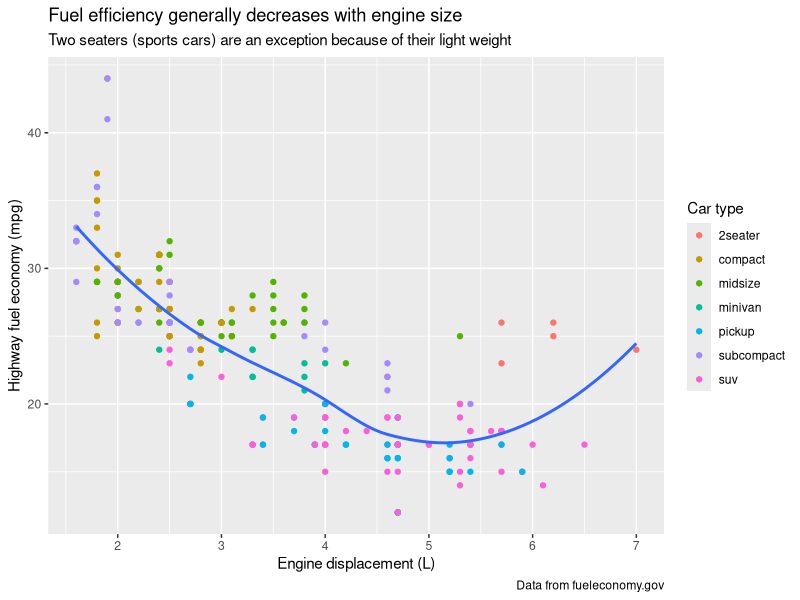
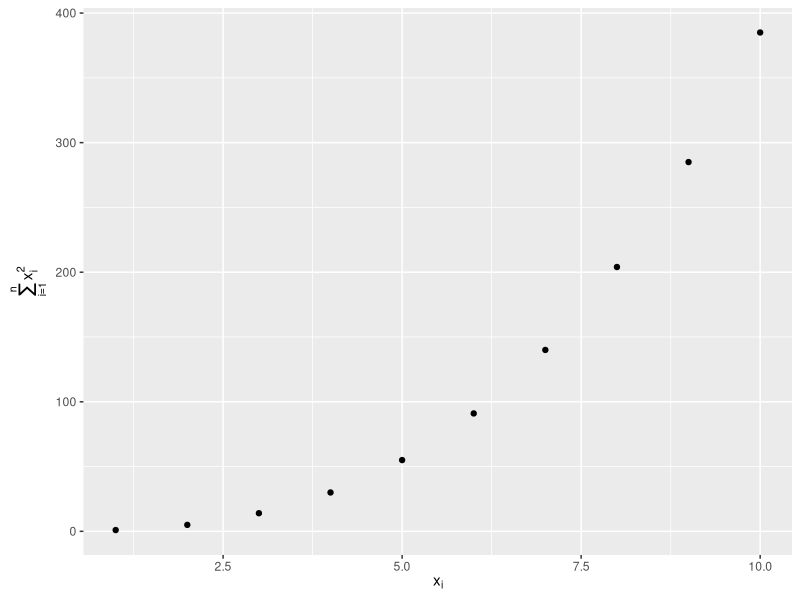
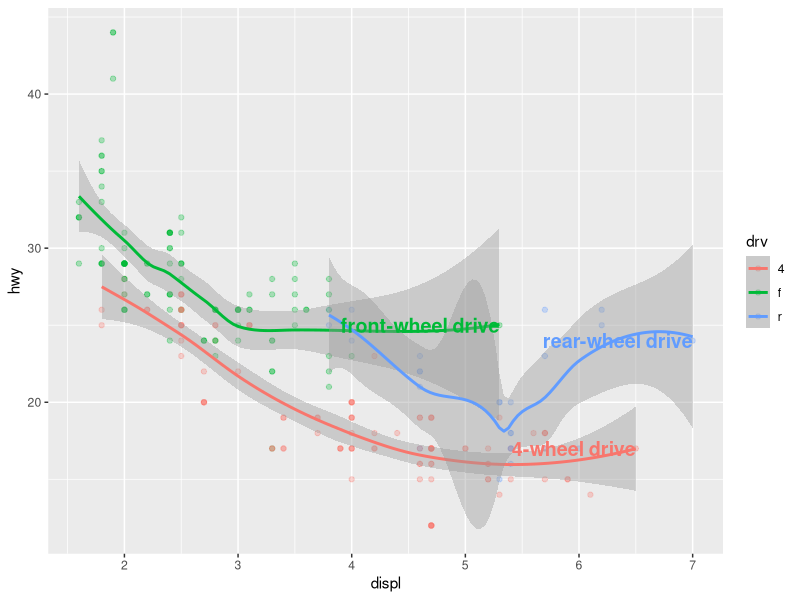
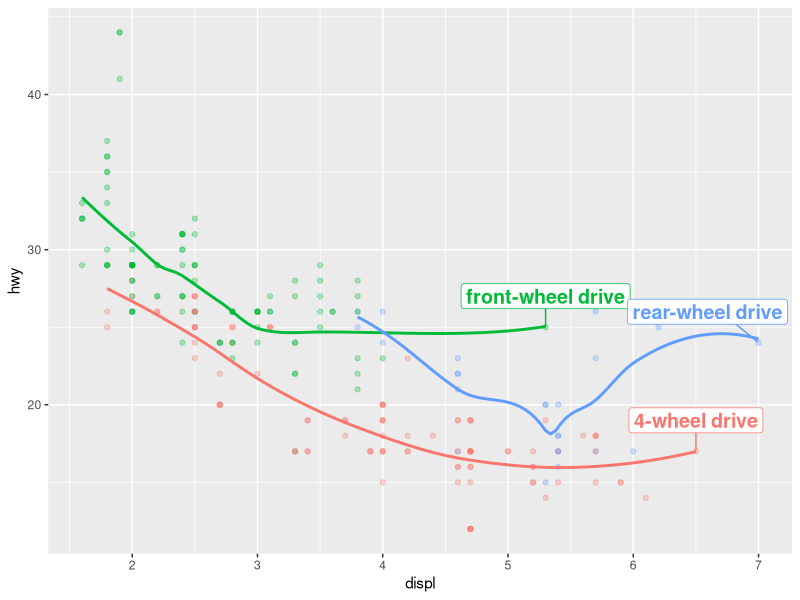
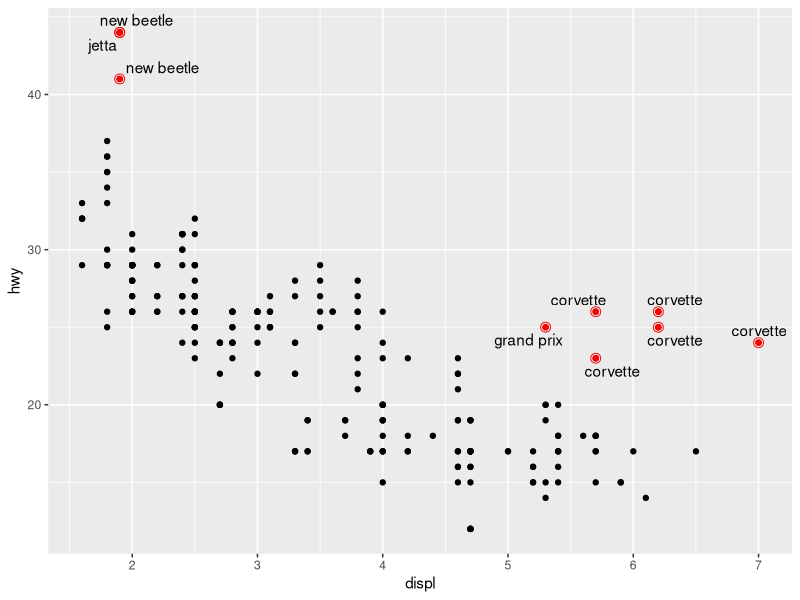
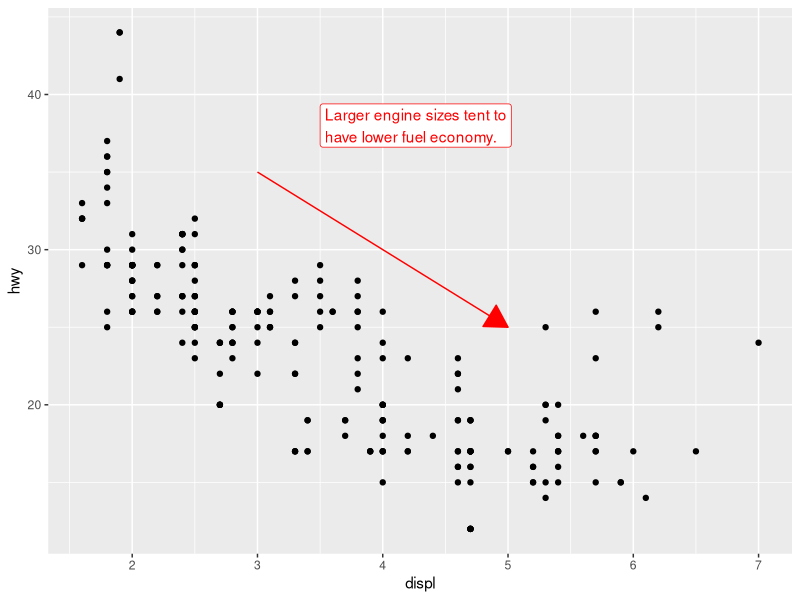
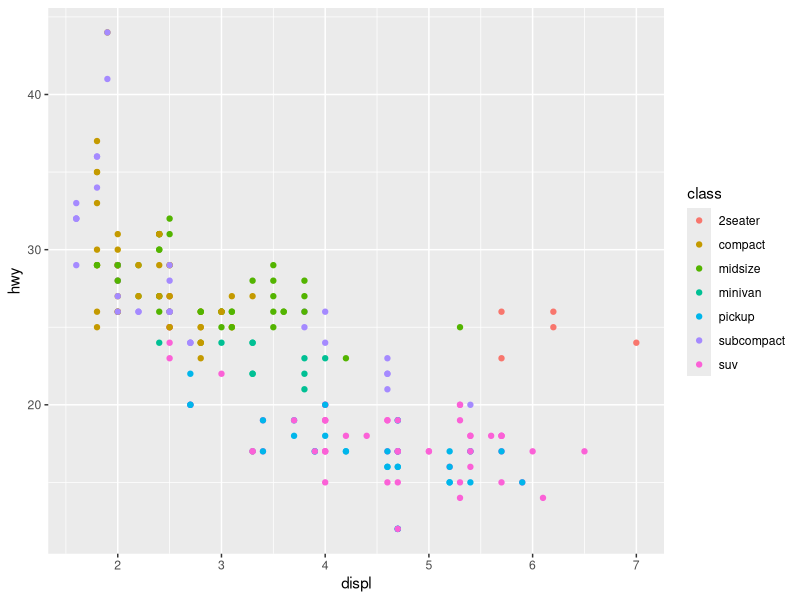
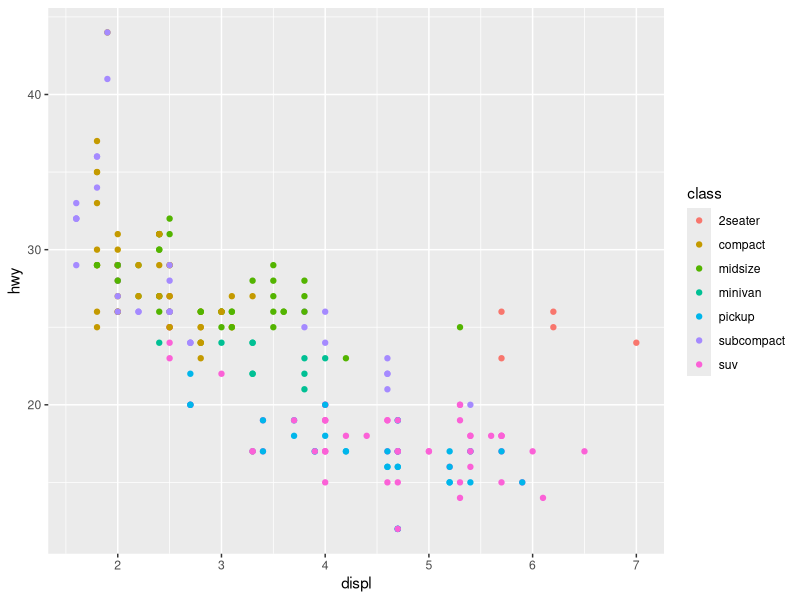

The R source for these figures, in order:
# Communication

### Pre-requisites

library(tidyverse)
library(scales)
library(ggrepel)
library(patchwork)

### Labels

ggplot(mpg, aes(x = displ, y = hwy)) +
  geom_point(aes(color = class)) +
  geom_smooth(se = FALSE) +
  labs(
    x = "Engine displacement (L)",
    y = "Highway fuel economy (mpg)",
    color = "Car type",
    title = "Fuel efficiency generally decreases with engine size",
    subtitle = "Two seaters (sports cars) are an exception because of their light weight",
    caption = "Data from fueleconomy.gov"
  )

df <- tibble(
  x = 1:10,
  y = cumsum(x^2)
)

ggplot(df, aes(x, y)) +
  geom_point() +
  labs(
    x = quote(x[i]),
    y = quote(sum(x[i] ^ 2, i == 1, n))
  )

### Annotations 

label_info <- mpg %>% 
  group_by(drv) %>% 
  arrange(desc(displ)) %>% 
  slice_head(n = 1) %>% 
  mutate(
    drive_type = case_when(
      drv == "f" ~ "front-wheel drive",
      drv == "r" ~ "rear-wheel drive",
      drv == "4" ~ "4-wheel drive"
    )
  ) %>% 
  select(displ, hwy, drv, drive_type)

label_info

ggplot(mpg, aes(x = displ, y = hwy, color = drv)) +
  geom_point(alpha = 0.3) +
  geom_smooth(se = TRUE) +
  geom_text(
    data = label_info,
    aes(x = displ, y = hwy, label = drive_type),
    fontface = "bold", size = 5, hjust = "right", vjust = "botton"
  ) +
  theme(lengend.position = "none")

ggplot(mpg, aes(x = displ, y = hwy, color = drv)) +
  geom_point(alpha = 0.3) +
  geom_smooth(se = FALSE) +
  geom_label_repel(
    data = label_info,
    aes(x = displ, y = hwy, label = drive_type),
    fontface = "bold", size = 5, nudge_y = 2
  ) +
  theme(legend.position = "none")

potential_outliers <- mpg %>% 
  filter(hwy > 40 | (hwy > 20 & displ > 5))

ggplot(mpg, aes(x = displ, y = hwy)) +
  geom_point() +
  geom_text_repel(data = potential_outliers, aes(label = model)) +
  geom_point(data = potential_outliers, color = "red") +
  geom_point(
    data = potential_outliers,
    color = "red", size = 3, shape = "circle open"
  )

trend_text <- "Larger engine sizes tent to\nhave lower fuel economy." %>% 
  str_wrap(width = 30)

trend_text

ggplot(mpg, aes(x = displ, y = hwy)) +
  geom_point() +
  annotate(
    geom = "label", x = 3.5, y = 38,
    label = trend_text,
    hjust = "left", color = "red"
  ) +
  annotate(
    geom = "segment",
    x = 3, y = 35, xend = 5, yend = 25, color = "red",
    arrow = arrow(type = "closed")
  )

### Scales

#### Default Scales

ggplot(mpg, aes(x = displ, y = hwy)) +
  geom_point(aes(color = class))


ggplot(mpg, aes(x = displ, y = hwy)) +
  geom_point(aes(color = class)) +
  scale_x_continuous() +
  scale_y_continuous() +
  scale_color_discrete()

#### Axis Ticks & Legend Keys

ggplot(mpg, aes(x = displ, y = hwy, color = drv)) +
  geom_point() +
  scale_y_continuous(breaks = seq(15, 40, by = 5))

ggplot(mpg, aes(x = displ, y = hwy, color = drv)) +
  geom_point() +
  scale_x_continuous(labels = NULL) +
  scale_y_continuous(labels = NULL) +
  scale_color_discrete(labels = c("4" = "4-wheel", "f" = "front", "r" = "rear"))

##### Left
ggplot(diamonds, aes(x = price, y = cut)) +
  geom_point(alpha = 0.05) +
  scale_x_continuous(labels = label_dollar())

##### Right

ggplot(diamonds, aes(x = price, y = cut)) +
  geom_boxplot(alpha = 0.05) +
  scale_x_continuous(
    labels = label_dollar(scale = 1/1000, suffix = "k"),
    breaks = seq(1000, 19000, by = 6000)
  )

ggplot(diamonds, aes(x = cut, fill = clarity)) +
  geom_bar(position = "fill") +
  scale_y_continuous(name = "Percentage", labels = label_percent())

presidential %>% 
  mutate(id = 33 + row_number()) %>% 
  ggplot(aes(x = start, y = id)) +
  geom_point() +
  geom_segment(aes(xend = end, yend = id)) +
  scale_x_date(name = NULL, breaks = presidential$start, date_labels = "'%y")

#### Legend Layout

base <- ggplot(mpg, aes(x = displ, y = hwy)) +
  geom_point(aes(color = class))

base + theme(legend.position = "right")
base + theme(legend.position = "left")
base +
  theme(legend.position = "top") +
  guides(col = guide_legend(nrow = 3))
base +
  theme(legend.position = "bottom") +
  guides(col = guide_legend(nrow = 3))

ggplot(mpg, aes(x = displ, y = hwy)) +
  geom_point(aes(color = class)) +
  geom_smooth(se = FALSE) +
  theme(legend.position = "bottom") +
  guides(color = guide_legend(nrow = 2, override.aes = list(size = 4)))

#### Replacing a Scale

##### Left
ggplot(diamonds, aes(x = carat, y = price)) +
  geom_bin2d()

##### Right
ggplot(diamonds, aes(x = log10(carat), y = log10(price))) +
  geom_bin2d()

ggplot(diamonds, aes(x = carat, y = price)) +
  geom_bin2d() +
  scale_x_log10() +
  scale_y_log10()

ggplot(mpg, aes(x = displ, y = hwy)) +
  geom_point(aes(color = drv))

ggplot(mpg, aes(x = displ, y = hwy)) +
  geom_point(aes(color = drv)) +
  scale_color_brewer(palette = "Set1")

ggplot(mpg, aes(x = displ, y = hwy)) +
  geom_point(aes(color = drv, shape = drv)) +
  scale_color_brewer(palette = "Set1")

presidential %>% 
  mutate(id = 33 + row_number()) %>% 
  ggplot(aes(x = start, y = id, color = party)) +
  geom_point() +
  geom_segment(aes(xend = end, yend = id)) +
  scale_color_manual(values = c(Republican = "#E81B23", Democratic = "#00AEF3"))

df <- tibble(
  x = rnorm(10000),
  y = rnorm(10000)
)

ggplot(df, aes(x, y)) +
  geom_hex() +
  coord_fixed() +
  labs(title = "Default, continuous", x = NULL, y = NULL)

ggplot(df, aes(x, y)) +
  geom_hex() +
  coord_fixed() +
  scale_fill_viridis_c() +
  labs(title = "Viridis, continuous", x = NULL, y = NULL)

ggplot(df, aes(x, y)) +
  geom_hex() +
  coord_fixed() +
  scale_fill_viridis_b() +
  labs(title = "Viridis, binned", x = NULL, y = NULL)

#### Zooming 

##### Left
ggplot(mpg, aes(x = displ, y = hwy)) +
  geom_point(aes(color = drv)) +
  geom_smooth()


##### Right
mpg %>% 
  filter(displ >= 5 & displ <= 6 & hwy >= 10 & hwy <= 25) %>% 
  ggplot(aes(x = displ, y = hwy)) +
  geom_point(aes(color = drv)) +
  geom_smooth()

##### Left
ggplot(mpg, aes(x = displ, y = hwy)) +
  geom_point(aes(color = drv)) +
  geom_smooth() +
  scale_x_continuous(limits = c(5, 6)) +
  scale_y_continuous(limits = c(10, 25))

##### Right
ggplot(mpg, aes(x = displ, y = hwy)) +
  geom_point(aes(color = drv)) +
  geom_smooth() +
  coord_cartesian(xlim = c(5, 6), ylim = c(10, 25))

suv <- mpg %>% filter(class == "suv")
compact <- mpg %>% filter(class == "compact")

##### Left
ggplot(suv, aes(x = displ, y = hwy, color = drv)) +
  geom_point()

##### Right
ggplot(compact, aes(x = displ, y = hwy, color = drv)) +
  geom_point()

x_scale <- scale_x_continuous(limits = range(mpg$displ))
y_scale <- scale_y_continuous(limits = range(mpg$hwy))
col_scale <- scale_color_discrete(limits = unique(mpg$drv))

##### Left
ggplot(suv, aes(x = displ, y = hwy, color = drv)) +
  geom_point() +
  x_scale +
  y_scale +
  col_scale

##### Right
ggplot(compact, aes(x = displ, y = hwy, color = drv)) +
  geom_point() +
  x_scale +
  y_scale +
  col_scale

###
